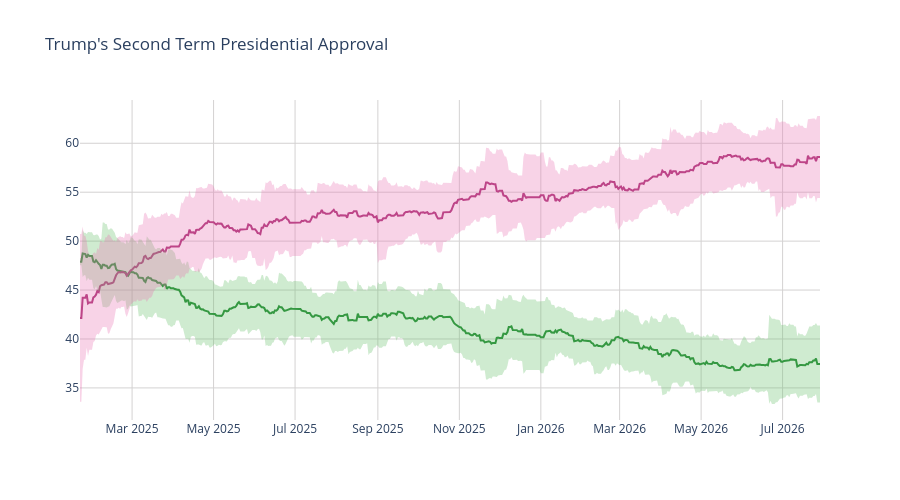

The code cell stored with this chart in its notebook:
### Code cell
disappr_ci_hex = "#e86eaf"
appr_ci_hex = "#60be65"
disappr_ci_rgba = "rgba(232, 110, 175, 0.3)"
appr_ci_rgba = "rgba(96, 190, 101, 0.3)"
grid_col = "#d4d2d2"


# Approve
fig = go.Figure(go.Scatter(
    x=pres['end_date'],
    y=pres['approve'],
    hovertemplate="%{y:.2f}%",
    name="<b>Approve</b>",
    line=dict(color="#228833"),
    showlegend=False
))

# Disapprove
fig.add_trace(go.Scatter(
    x=pres['end_date'],
    y=pres['disapprove'],
    hovertemplate="%{y:.2f}%",
    name="<b>Disapprove</b>",
    line=dict(color="#aa3377"),
    showlegend=False
    )
)

# Approve CI
fig.add_traces([

    # Upper bound
    go.Scatter(
        x=pres['end_date'],
        y=pres['approve_upper_ci'],
        marker=dict(color=appr_ci_hex),
        line=dict(width=0),
        mode='lines',
        showlegend=False,
        hoverinfo="skip"
    ),

    # Lower bound
    go.Scatter(
        x=pres['end_date'],
        y=pres['approve_lower_ci'],
        marker=dict(color=appr_ci_hex),
        line=dict(width=0),
        mode='lines',
        fillcolor=appr_ci_rgba,
        fill="tonexty",
        showlegend=False,
        hoverinfo="skip"
    )
])

# Disapprove CI
fig.add_traces([

    # Upper bound
    go.Scatter(
        x=pres['end_date'],
        y=pres['disapprove_upper_ci'],
        marker=dict(color=disappr_ci_hex),
        line=dict(width=0),
        mode='lines',
        showlegend=False,
        hoverinfo="skip"
    ),

    # Lower bound
    go.Scatter(
        x=pres['end_date'],
        y=pres['disapprove_lower_ci'],
        marker=dict(color=disappr_ci_hex),
        line=dict(width=0),
        mode='lines',
        fillcolor=disappr_ci_rgba,
        fill="tonexty",
        showlegend=False,
        hoverinfo="skip"
    )
])

fig.update_layout(
    title=dict(text="Trump's Second Term Presidential Approval"),
    hovermode="x"
)

fig.update_xaxes(gridcolor=grid_col)
fig.update_yaxes(gridcolor=grid_col)

fig.update_layout(hovermode="x", hoverlabel_align="right", plot_bgcolor="rgba(0, 0, 0, 0)", height=500)
fig.show()

### Figure 1 — Plotly figure (JSON) as saved in the notebook; plotly's stock layout.template omitted (floating-point values rounded to 4 significant figures; data arrays with more than 128 entries replaced by an {"elided": "..."} marker saying what was removed)
{"data": [{"hovertemplate": "%{y:.2f}%", "line": {"color": "#228833"}, "name": "<b>Approve</b>", "showlegend": false, "type": "scatter", "x": {"elided": "555 str values"}, "y": {"elided": "555 float values"}}, {"hovertemplate": "%{y:.2f}%", "line": {"color": "#aa3377"}, "name": "<b>Disapprove</b>", "showlegend": false, "type": "scatter", "x": {"elided": "555 str values"}, "y": {"elided": "555 float values"}}, {"hoverinfo": "skip", "line": {"width": 0}, "marker": {"color": "#60be65"}, "mode": "lines", "showlegend": false, "type": "scatter", "x": {"elided": "555 str values"}, "y": {"elided": "555 float values"}}, {"fill": "tonexty", "fillcolor": "rgba(96, 190, 101, 0.3)", "hoverinfo": "skip", "line": {"width": 0}, "marker": {"color": "#60be65"}, "mode": "lines", "showlegend": false, "type": "scatter", "x": {"elided": "555 str values"}, "y": {"elided": "555 float values"}}, {"hoverinfo": "skip", "line": {"width": 0}, "marker": {"color": "#e86eaf"}, "mode": "lines", "showlegend": false, "type": "scatter", "x": {"elided": "555 str values"}, "y": {"elided": "555 float values"}}, {"fill": "tonexty", "fillcolor": "rgba(232, 110, 175, 0.3)", "hoverinfo": "skip", "line": {"width": 0}, "marker": {"color": "#e86eaf"}, "mode": "lines", "showlegend": false, "type": "scatter", "x": {"elided": "555 str values"}, "y": {"elided": "555 float values"}}], "layout": {"height": 500, "hoverlabel": {"align": "right"}, "hovermode": "x", "plot_bgcolor": "rgba(0, 0, 0, 0)", "title": {"text": "Trump's Second Term Presidential Approval"}, "xaxis": {"gridcolor": "#d4d2d2"}, "yaxis": {"gridcolor": "#d4d2d2"}}}
